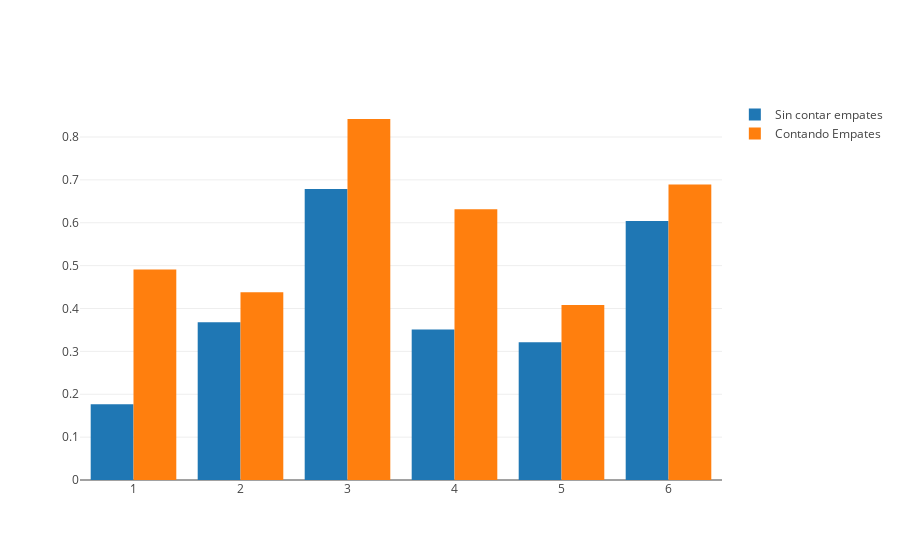

Notebook code for this chart:
### Code cell
iplot(fig)

### Figure 1 — Plotly figure (JSON) as saved in the notebook; plotly's stock layout.template omitted (floating-point values rounded to 4 significant figures)
{"data": [{"name": "Sin contar empates", "type": "bar", "uid": "a1006572-14ea-4382-b82b-7ccdb4362a2e", "x": [1, 2, 3, 4, 5, 6], "y": [0.1766, 0.3681, 0.6787, 0.3511, 0.3213, 0.6043]}, {"name": "Contando Empates", "type": "bar", "uid": "d1f305aa-90ba-4c87-98d0-d232a1eae37c", "x": [1, 2, 3, 4, 5, 6], "y": [0.4912, 0.438, 0.842, 0.6316, 0.408, 0.6891]}], "layout": {"autosize": true, "barmode": "group", "xaxis": {"autorange": true, "range": [0.5, 6.5], "type": "linear"}, "yaxis": {"autorange": true, "range": [0, 0.8863], "type": "linear"}}}
